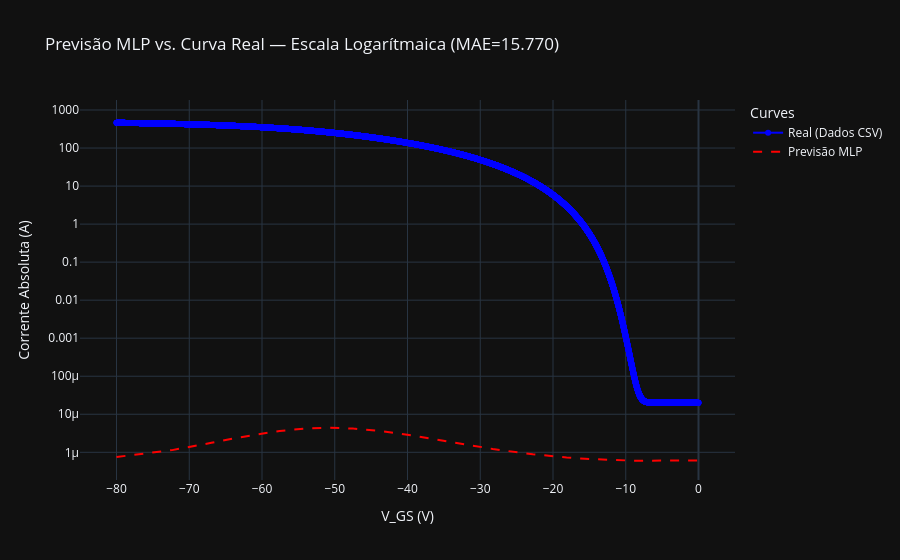

This figure's notebook cell:
### Markdown cell above
### 6.2 — Gráfico em escala logarítmica

Use esta visualização para avaliar a qualidade do ajuste na região subthreshold e verificar se a inclinação da curva está correta.

### Code cell
plot_curve_comparison(
    V_data=V_real,
    I_real=I_real,
    V_fixed=v_fixed,
    is_transfer=is_transfer,
    mlp_model=(prepare_mlp_features, trained_model, feature_scaler, target_scaler),
    yscale="log",
    title="Previsão MLP vs. Curva Real — Escala Logarítmaica"
)

### Figure 1 — Plotly figure (JSON) as saved in the notebook; plotly's stock layout.template omitted (floating-point values rounded to 4 significant figures; data arrays with more than 128 entries replaced by an {"elided": "..."} marker saying what was removed)
{"data": [{"line": {"color": "blue"}, "mode": "lines+markers", "name": "Real (Dados CSV)", "type": "scatter", "x": {"elided": "10000 float values"}, "y": {"elided": "10000 float values"}}, {"line": {"color": "red", "dash": "dash"}, "mode": "lines", "name": "Previsão MLP", "type": "scatter", "x": {"elided": "10000 float values"}, "y": {"elided": "10000 float values"}}], "layout": {"legend": {"title": {"text": "Curves"}}, "title": {"text": "Previsão MLP vs. Curva Real — Escala Logarítmaica (MAE=15.770)"}, "xaxis": {"title": {"text": "V_GS (V)"}}, "yaxis": {"title": {"text": "Corrente Absoluta (A)"}, "type": "log"}}}
